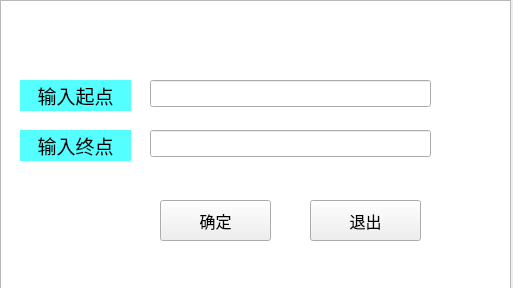
<?xml version="1.0" encoding="UTF-8"?>
<ui version="4.0">
 <class>SearchLoc</class>
 <widget class="QWidget" name="SearchLoc">
  <property name="geometry">
   <rect>
    <x>0</x>
    <y>0</y>
    <width>513</width>
    <height>288</height>
   </rect>
  </property>
  <property name="windowTitle">
   <string>SearchLoc</string>
  </property>
  <widget class="QPushButton" name="pushButtonDone">
   <property name="geometry">
    <rect>
     <x>160</x>
     <y>200</y>
     <width>111</width>
     <height>41</height>
    </rect>
   </property>
   <property name="font">
    <font>
     <pointsize>12</pointsize>
    </font>
   </property>
   <property name="text">
    <string>确定</string>
   </property>
  </widget>
  <widget class="QPushButton" name="pushButtonQuit">
   <property name="geometry">
    <rect>
     <x>310</x>
     <y>200</y>
     <width>111</width>
     <height>41</height>
    </rect>
   </property>
   <property name="font">
    <font>
     <pointsize>12</pointsize>
    </font>
   </property>
   <property name="text">
    <string>退出</string>
   </property>
  </widget>
  <widget class="QLabel" name="labelStart">
   <property name="geometry">
    <rect>
     <x>20</x>
     <y>80</y>
     <width>111</width>
     <height>31</height>
    </rect>
   </property>
   <property name="font">
    <font>
     <pointsize>14</pointsize>
    </font>
   </property>
   <property name="styleSheet">
    <string notr="true">background-color: rgb(85, 255, 255);</string>
   </property>
   <property name="text">
    <string>输入起点</string>
   </property>
   <property name="alignment">
    <set>Qt::AlignCenter</set>
   </property>
  </widget>
  <widget class="QLabel" name="labelEnd">
   <property name="geometry">
    <rect>
     <x>20</x>
     <y>130</y>
     <width>111</width>
     <height>31</height>
    </rect>
   </property>
   <property name="font">
    <font>
     <pointsize>14</pointsize>
    </font>
   </property>
   <property name="styleSheet">
    <string notr="true">background-color: rgb(85, 255, 255);</string>
   </property>
   <property name="text">
    <string>输入终点</string>
   </property>
   <property name="alignment">
    <set>Qt::AlignCenter</set>
   </property>
  </widget>
  <widget class="QLineEdit" name="lineEditStart">
   <property name="geometry">
    <rect>
     <x>150</x>
     <y>80</y>
     <width>281</width>
     <height>27</height>
    </rect>
   </property>
  </widget>
  <widget class="QLineEdit" name="lineEditEnd">
   <property name="geometry">
    <rect>
     <x>150</x>
     <y>130</y>
     <width>281</width>
     <height>27</height>
    </rect>
   </property>
  </widget>
  <widget class="QLabel" name="labelHit">
   <property name="geometry">
    <rect>
     <x>40</x>
     <y>250</y>
     <width>461</width>
     <height>20</height>
    </rect>
   </property>
   <property name="text">
    <string/>
   </property>
  </widget>
  <widget class="QGraphicsView" name="graphicsView">
   <property name="geometry">
    <rect>
     <x>0</x>
     <y>0</y>
     <width>511</width>
     <height>291</height>
    </rect>
   </property>
   <property name="styleSheet">
    <string notr="true">background-image: url(:/ex5_mapNavi/放大镜.png);</string>
   </property>
  </widget>
  <zorder>graphicsView</zorder>
  <zorder>pushButtonDone</zorder>
  <zorder>pushButtonQuit</zorder>
  <zorder>labelStart</zorder>
  <zorder>labelEnd</zorder>
  <zorder>lineEditStart</zorder>
  <zorder>lineEditEnd</zorder>
  <zorder>labelHit</zorder>
 </widget>
 <layoutdefault spacing="6" margin="11"/>
 <resources>
  <include location="ex5_mapNavi.qrc"/>
 </resources>
 <connections>
  <connection>
   <sender>pushButtonQuit</sender>
   <signal>clicked()</signal>
   <receiver>SearchLoc</receiver>
   <slot>close()</slot>
   <hints>
    <hint type="sourcelabel">
     <x>375</x>
     <y>215</y>
    </hint>
    <hint type="destinationlabel">
     <x>256</x>
     <y>126</y>
    </hint>
   </hints>
  </connection>
 </connections>
 <slots>
  <slot>SendSignal()</slot>
 </slots>
</ui>
